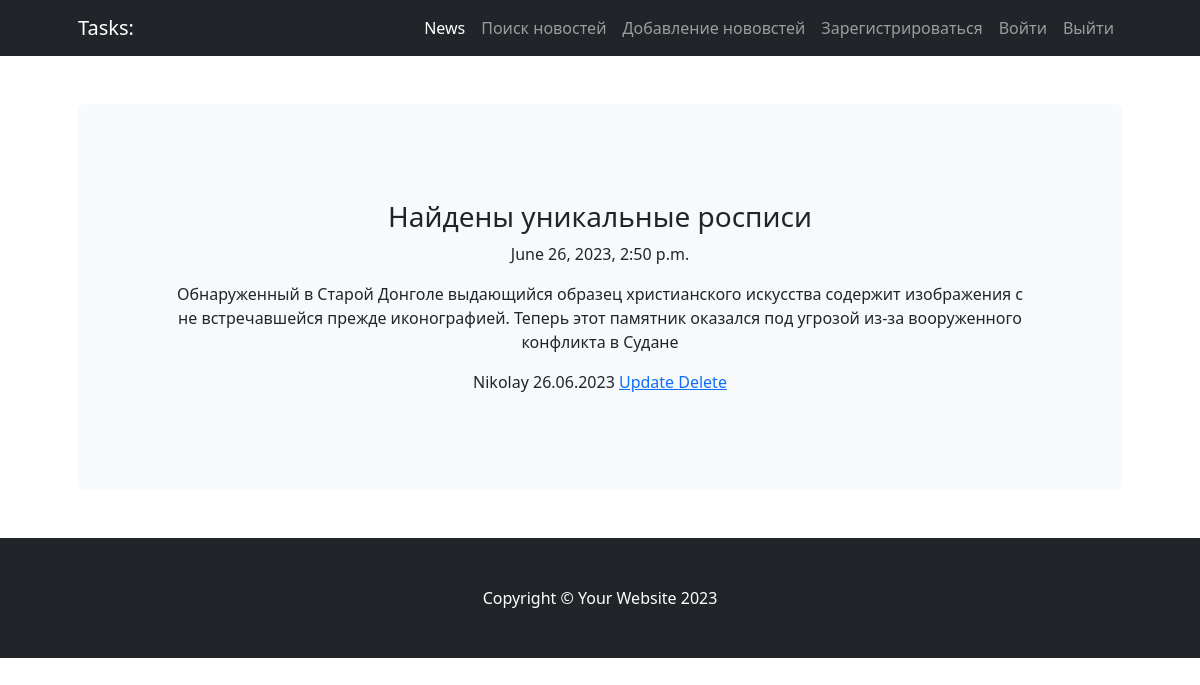
/news/3/, run on the app's committed database.
### news/models.py (models this page shows, shortened)
class Post(models.Model):
    NEWS = 'NW'
    ARTICLE = 'AR'
    TYPE_CHOICES = (
        (NEWS, 'Новость'),
        (ARTICLE, 'Статья')
    )
    type = models.CharField(max_length = 2, choices = TYPE_CHOICES, default = ARTICLE)
    timePost = models.DateTimeField(auto_now_add=True)
    title = models.CharField(max_length = 255)
    textPost = models.TextField()
    ratingPost = models.IntegerField(default=0)
    author = models.ForeignKey(Author, on_delete=models.CASCADE)
    category = models.ManyToManyField(Category, through='PostCategory')

class Author(models.Model):
    ratingAuthor = models.IntegerField(default = 0)
    authorUser = models.OneToOneField(User, on_delete=models.CASCADE)
    def __str__(self):
        return f'{self.authorUser}'

### news/views.py (the view)
# urls.py: path('<int:pk>/', PostList.as_view(), name='post'),
class PostList(DetailView):
    model = Post
    template_name = 'post.html'
    context_object_name = 'post'

### news/templatetags/custom_filters.py (called while the page is built)
@register.filter (name = 'censor')
def censor(value):
    censor_text = value
    for word in bad_word:
        if word in value:
            censor_text = value.replace(word, '***')
        return censor_text

### templates/post.html (shortened to what this page needs)
{% extends 'flatpages/default.html' %}
{% load custom_filters %}
{% block content %}
<h3>{{ post.title|censor }}</h3>
<p>{{ post.timePost }}</p>
<p>{{ post.textPost|censor }}</p>
<p> {{ post.author }} {{ post.timePost|date:'d.m.Y' }} <a href="{% url 'news:post_edit' post.id %}">Update </a><a href="{% url 'news:post_delete' post.id %}"> Delete</a></p>
{% endblock content %}

### data on the page
Post: title|censor "Найдены уникальные росписи", timePost "June 26, 2023, 2:50 p.m.", textPost|censor "Обнаруженный в Старой Донголе выдающийся образец христианского искусства содержит изображения с не встречавшейся прежде иконографией. Теперь этот памятник оказался под угрозой из-за вооруженного конфликта в Судане", author "Nikolay", timePost "26.06.2023"
